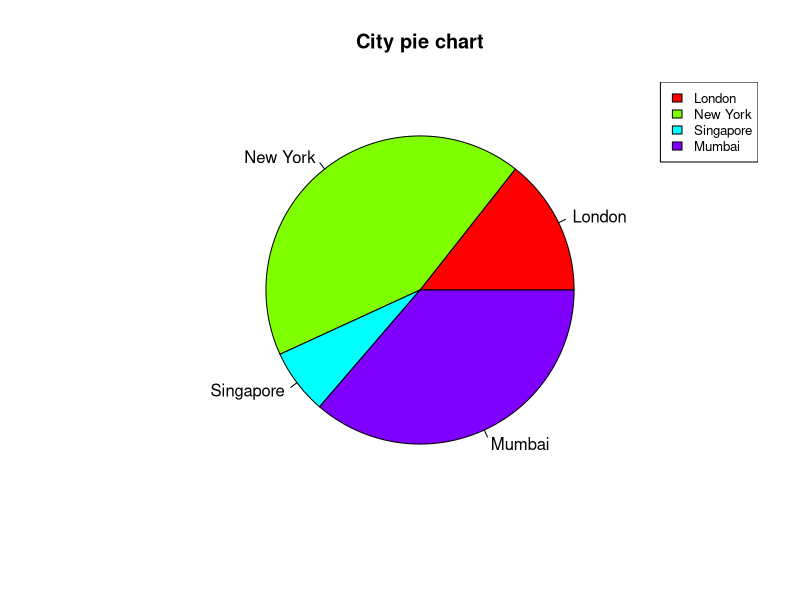

R code for this plot:
x <-  c(21, 62, 10,53)
labels <-  c("London","New York","Singapore","Mumbai")

piepercent<- round(100*x/sum(x), 1)



# Plot the chart.
pie(x, labels = labels, main = "City pie chart",col = rainbow(length(x)))
legend("topright", c("London","New York","Singapore","Mumbai"), cex = 0.8,
       fill = rainbow(length(x)))